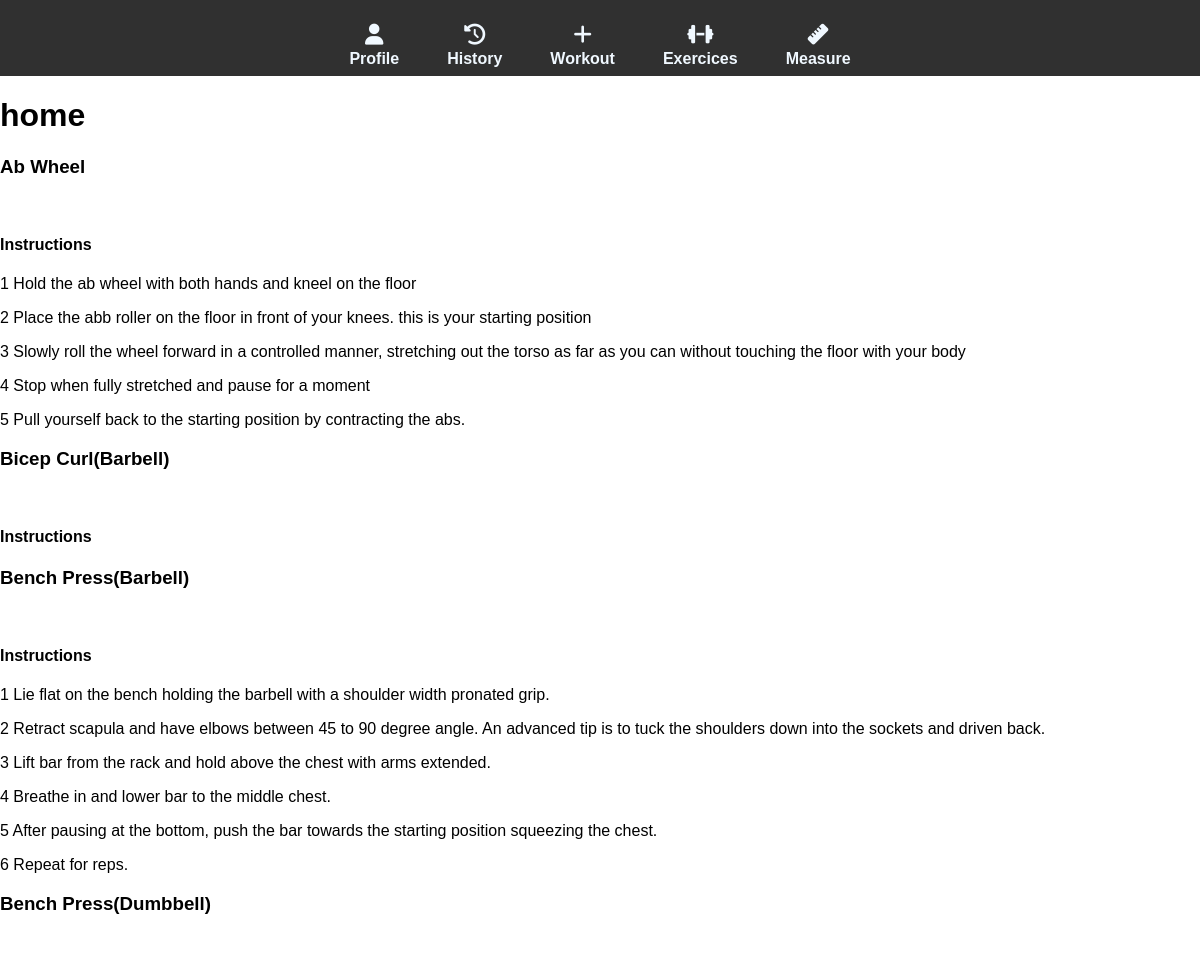
/ (upper part), run on an earlier commit of the app's database.
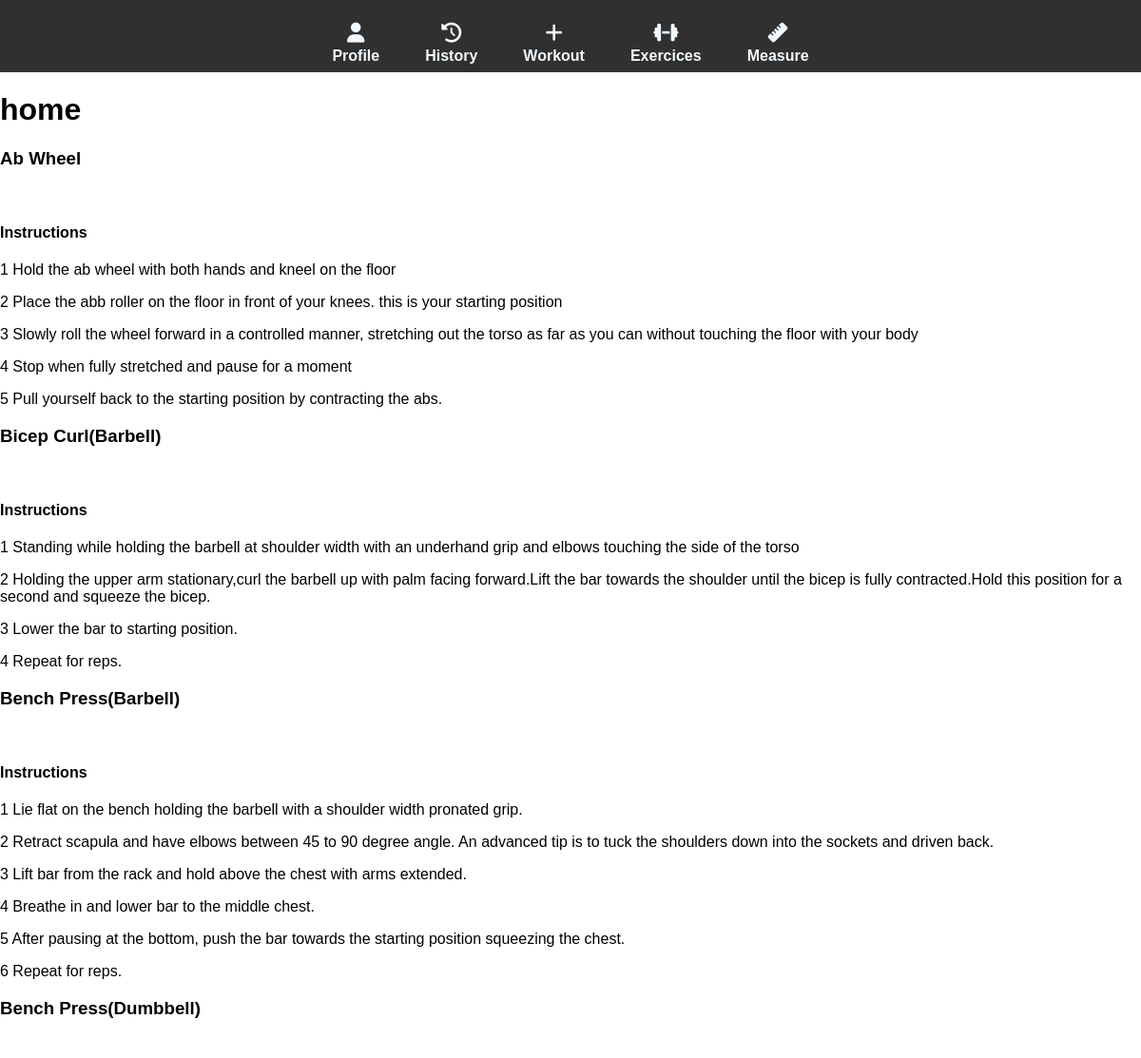
And on a later commit of the database.
### home/models.py (models this page shows, shortened)
class Exercise(models.Model):
    BODY_PART_CHOICES = [
        ("None",'None'),
        ("Core","Core"),
        ("Arms","Arms"),
        ("Back","Back"),
        ("Chest","Chest"),
        ("Legs","Legs"),
        ("Shoulders","Shoulders"),
        ("Other","Other"),
        ("Olympic","Olympic"),
        ("Full body","Full body"),
        ("Cardio","Cardio"),
    ]
    CATEGORY_CHOICES = [
        ("Barbell","Barbell"),
        ("Dumbbell","Dumbbell"),
        ("Machine/Other","Machine/Other"),
        ("Weighted bodyweight","Weighted bodyweight"),
        ("Assisted body","Assisted body"),
        ("Reps only","Reps only"),
        ("Cardio exercice","Cardio exercice"),
        ("Duration","Duration"),
    ]
    name = models.CharField(max_length=100,null=True,blank=True)
    body_part = models.CharField(max_length=100,choices= BODY_PART_CHOICES,null=True,blank=True)
    category = models.CharField(max_length=100,choices= CATEGORY_CHOICES,null=True,blank=True)
    image_url = models.URLField(null=True,blank=True)

class ExerciseInstruction(models.Model):
    exercise = models.ForeignKey(Exercise, on_delete=models.CASCADE,null=True,blank=True)
    step_number = models.IntegerField(null=True,blank=True)
    description = models.TextField(null=True,blank=True)

### home/views.py (the view)
# urls.py: path('',views.home,name="home"),
def home(request):
    exercise  = Exercise.objects.all()
    context= {'exercises':exercise}
    return render(request,"home/home.html",context)

### home/templates/home/home.html (shortened to what this page needs)
{% extends 'index.html' %}
{% load static %}
{% block body %}
<link rel="stylesheet" href="{% static 'css/style.css' %}? {% now "d" %}">
    <h1>home</h1>
    {% for exercise in exercises  %}
        <div>
            <h3>{{ exercise.name }}</h3>
            <h4>Instructions</h4>
            {% for i in exercise.exerciseinstruction_set.all %}
            <p>{{ i.step_number }} {{i.description}}</p>
            {% endfor %}
        </div>
    {% endfor %}
{% endblock body %}

What changed in the data, as far as the page shows it:
added ExerciseInstruction: step_number "1", description "Standing while holding the barbell at shoulder width with an underhand grip and elbows touching the side of the torso", shown under Exercise "Bicep Curl(Barbell)"
added ExerciseInstruction: step_number "2", description "Holding the upper arm stationary,curl the barbell up with palm facing forward.Lift the bar towards the shoulder until the bicep is fully contracted.Hold this position for a second and squeeze the bicep.", shown under Exercise "Bicep Curl(Barbell)"
added ExerciseInstruction: step_number "3", description "Lower the bar to starting position.", shown under Exercise "Bicep Curl(Barbell)"
added ExerciseInstruction: step_number "4", description "Repeat for reps.", shown under Exercise "Bicep Curl(Barbell)"
